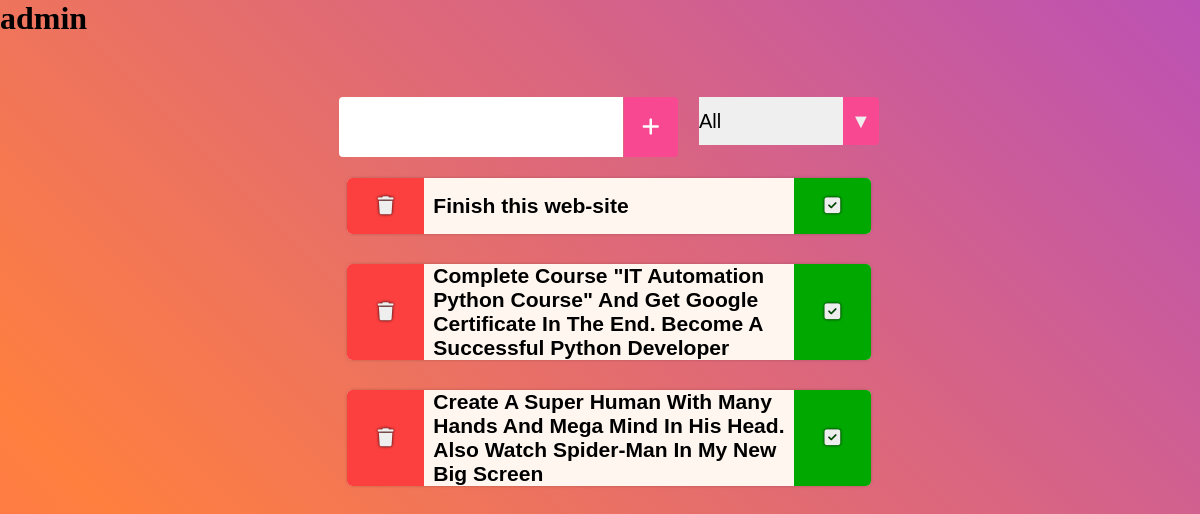
Page / (signed in) on the committed database.
### tasks/models.py (models this page shows, shortened)
class User(AbstractBaseUser):
    username = models.CharField(max_length=20, unique=True)
    date_joined = models.DateTimeField(verbose_name='date joined', auto_now_add=True)
    last_login = models.DateTimeField(verbose_name='last login', auto_now=True)
    is_admin = models.BooleanField(default=False)
    is_active = models.BooleanField(default=True)
    is_staff = models.BooleanField(default=False)
    is_superuser = models.BooleanField(default=False)
    USERNAME_FIELD = 'username'
    objects = MyUserManager()

class Tasks(models.Model):
    author = models.ForeignKey(User, on_delete=models.DO_NOTHING)
    to_do = models.TextField()
    task_creation_time = models.DateTimeField(auto_now_add=True)
    completion = models.BooleanField(default=False)

### tasks/views.py (the view)
# urls.py: path('', views.to_do_tasks),
def to_do_tasks(request):
    tasks = Tasks.objects.filter(author=request.user)
    return render(request, 'ToDoApp/tasks.html', {'tasks': tasks})

### tasks/templates/ToDoApp/tasks.html (shortened to what this page needs)
{% extends 'ToDoApp/wrapper.html' %}
{% block tasks %}
    <div class="container">
        {% if user.is_authenticated %}
            <h1 class="tasks-user-username">{{user.username}}</h1>
            <div class="tasks-container">
                <form method="POST" class="tasks-create-task-form">
                    <input type="text" name="task_text" class="tasks-form-task-text">
                    <button class="tasks-create-button"><i class="fa-solid fa-plus"></i></button>
                </form>
                <div class="tasks-filter-task-container">
                    <select class="tasks-filter">
                        <option value="All">All</option>
                    </select>
                </div>
                <div class="all-tasks-container">
                    {% for task in tasks %}
                        <div class="task-container">
                            <div class="task-delete-button-container">
                                <button value="{{task.id}}"><i class="fa-solid fa-trash"></i></button>
                            </div>
                            <div class="task-text-container">
                                <h3>{{task.to_do}}</h3>
                            </div>
                            <div class="task-complete-button-container">
                                <button value="{{task.id}}"><i class="fa-solid fa-square-check"></i></button>
                            </div>
                        </div>
                    {% endfor %}
                </div>
            </div>
        {% else %}
            {% include 'includes/loginForm.html' %}
        {% endif %}
    </div>
{% endblock %}

### tasks/templates/ToDoApp/wrapper.html (shortened to what this page needs)
<!DOCTYPE html>
<html lang="en">
<head>
    {% load static %}
    <link rel="stylesheet" href="{% static 'css/ToDoTasks.css' %}">
    <link rel="stylesheet" href="https://cdnjs.cloudflare.com/ajax/libs/font-awesome/6.1.2/css/all.min.css" />
</head>
<body>
    {% block tasks %}
    {% endblock %}
</body>
</html>

### tasks/static/css/ToDoTasks.css (style rules this page uses)
* { margin: 0; padding: 0; box-sizing: border-box; }
.container { width: 100%; height: 100vh; background: linear-gradient(45deg,#F94892, #FF7F3F, #AB46D2, #3AB0FF); background-size: 300% 300%; animation: gradient 12s ease-in-out infinite; }
.tasks-container { width: 50%; height: 100vh; display: flex; flex-direction: row; justify-content: center; flex-wrap: wrap; align-content: flex-start; padding-top: 5%; position: absolute; left: 50%; transform: translateX(-50%); }
.tasks-create-task-form { width: 60%; height: 6.5%; margin-left: 3%; }
.tasks-form-task-text { font-size: 20px; width: 79%; height: 3em; border: none; border-top-left-radius: 4px; border-bottom-left-radius: 4px; }
.tasks-create-button { font-size: 20px; width: 15%; height: 3em; color: #fff; border: none; border-top-right-radius: 4px; border-bottom-right-radius: 4px; margin-left: -1%; cursor: pointer; background-color: #F94892; transition: .5s ease-in-out; }
.tasks-filter-task-container { width: 30%; height: 6.5%; position: relative; overflow: hidden; }
.tasks-filter-task-container::after { content: '\25BC'; width: 20%; height: 100%; color: #eee; font-size: 20px; pointer-events: none; display: flex; justify-content: center; align-items: center; border-bottom-right-radius: 4px; border-top-right-radius: 4px; position: absolute; top: 0; right: 0; background-color: #F94892; }
.tasks-filter { width: 98%; height: 100%; font-size: 20px; appearance: none; outline: none; border: none; }
.all-tasks-container { width: 100%; height: auto; margin-left: 3%; margin-top: 3%; display: flex; flex-direction: column; justify-content: center; align-items: center; }
.task-container { font-family: sans-serif; font-size: 18px; width: 90%; min-height: 7vh; margin: 15px; display: flex; flex-direction: row; justify-content: space-between; align-items: center; border-radius: 5px; overflow: hidden; box-shadow: 0 0 5px -3px #000; background-color: rgb(255, 246, 239); }
.task-delete-button-container { width: 15%; height: 100%; display: flex; justify-content: center; align-items: center; background-color: #fc3f3f; }
.task-delete-button-container button { font-size: 18px; width: 100%; height: 100%; border: none; color: #eee; text-shadow: 0px 0px 3px #000; background-color: #fc3f3f; cursor: pointer; transition: .3s ease-in; }
.task-text-container { width: 70%; height: auto; margin-left: 9px; }
.task-complete-button-container { width: 15%; height: 100%; display: flex; justify-content: center; align-items: center; background-color: rgb(0, 168, 0); }
.task-complete-button-container button { font-size: 18px; width: 100%; height: 100%; border: none; color: #eee; text-shadow: 0px 0px 3px #000; background-color: rgb(0, 168, 0); cursor: pointer; transition: .3s ease-in; }

### rows in the picture
User: username "admin"
Tasks: {{ task.id }} 1 (drawn), to_do "Finish this web-site"
Tasks: {{ task.id }} 2 (drawn), to_do "Complete Course \"IT Automation Python Course\" And Get Google Certificate In The End. Become A Successful Python Developer"
Tasks: {{ task.id }} 4 (drawn), to_do "Create A Super Human With Many Hands And Mega Mind In His Head. Also Watch Spider-Man In My New Big Screen"
